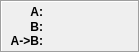
<?xml version="1.0" encoding="UTF-8"?>
<ui version="4.0">
 <class>FirstInfoDomainView</class>
 <widget class="QWidget" name="FirstInfoDomainView">
  <property name="geometry">
   <rect>
    <x>0</x>
    <y>0</y>
    <width>140</width>
    <height>53</height>
   </rect>
  </property>
  <property name="windowTitle">
   <string>Form</string>
  </property>
  <widget class="QFrame" name="frame">
   <property name="geometry">
    <rect>
     <x>0</x>
     <y>0</y>
     <width>140</width>
     <height>53</height>
    </rect>
   </property>
   <property name="minimumSize">
    <size>
     <width>140</width>
     <height>0</height>
    </size>
   </property>
   <property name="maximumSize">
    <size>
     <width>140</width>
     <height>16777215</height>
    </size>
   </property>
   <property name="frameShape">
    <enum>QFrame::Box</enum>
   </property>
   <property name="frameShadow">
    <enum>QFrame::Sunken</enum>
   </property>
   <layout class="QHBoxLayout" name="horizontalLayout_5" stretch="1,2">
    <property name="spacing">
     <number>0</number>
    </property>
    <property name="leftMargin">
     <number>3</number>
    </property>
    <property name="topMargin">
     <number>0</number>
    </property>
    <property name="rightMargin">
     <number>0</number>
    </property>
    <property name="bottomMargin">
     <number>0</number>
    </property>
    <item>
     <layout class="QVBoxLayout" name="verticalLayout_6" stretch="0,0,0">
      <property name="spacing">
       <number>0</number>
      </property>
      <property name="leftMargin">
       <number>3</number>
      </property>
      <property name="topMargin">
       <number>3</number>
      </property>
      <property name="rightMargin">
       <number>3</number>
      </property>
      <property name="bottomMargin">
       <number>3</number>
      </property>
      <item>
       <widget class="QLabel" name="label">
        <property name="maximumSize">
         <size>
          <width>35</width>
          <height>15</height>
         </size>
        </property>
        <property name="font">
         <font>
          <weight>75</weight>
          <bold>true</bold>
         </font>
        </property>
        <property name="styleSheet">
         <string notr="true">border: none;</string>
        </property>
        <property name="text">
         <string>A:</string>
        </property>
        <property name="scaledContents">
         <bool>false</bool>
        </property>
        <property name="alignment">
         <set>Qt::AlignRight|Qt::AlignTrailing|Qt::AlignVCenter</set>
        </property>
       </widget>
      </item>
      <item>
       <widget class="QLabel" name="label_2">
        <property name="maximumSize">
         <size>
          <width>35</width>
          <height>15</height>
         </size>
        </property>
        <property name="font">
         <font>
          <weight>75</weight>
          <bold>true</bold>
         </font>
        </property>
        <property name="styleSheet">
         <string notr="true">border: none;</string>
        </property>
        <property name="text">
         <string>B:</string>
        </property>
        <property name="scaledContents">
         <bool>false</bool>
        </property>
        <property name="alignment">
         <set>Qt::AlignRight|Qt::AlignTrailing|Qt::AlignVCenter</set>
        </property>
       </widget>
      </item>
      <item>
       <widget class="QLabel" name="label_3">
        <property name="maximumSize">
         <size>
          <width>35</width>
          <height>15</height>
         </size>
        </property>
        <property name="font">
         <font>
          <weight>75</weight>
          <bold>true</bold>
         </font>
        </property>
        <property name="styleSheet">
         <string notr="true">border: none;</string>
        </property>
        <property name="text">
         <string>A-&gt;B:</string>
        </property>
        <property name="scaledContents">
         <bool>false</bool>
        </property>
        <property name="alignment">
         <set>Qt::AlignRight|Qt::AlignTrailing|Qt::AlignVCenter</set>
        </property>
       </widget>
      </item>
     </layout>
    </item>
    <item>
     <layout class="QVBoxLayout" name="verticalLayout_12">
      <property name="spacing">
       <number>0</number>
      </property>
      <property name="leftMargin">
       <number>3</number>
      </property>
      <property name="topMargin">
       <number>3</number>
      </property>
      <property name="rightMargin">
       <number>3</number>
      </property>
      <property name="bottomMargin">
       <number>3</number>
      </property>
      <item>
       <widget class="QLabel" name="pointA">
        <property name="maximumSize">
         <size>
          <width>16777215</width>
          <height>15</height>
         </size>
        </property>
        <property name="font">
         <font>
          <weight>75</weight>
          <bold>true</bold>
         </font>
        </property>
        <property name="styleSheet">
         <string notr="true">border: none;</string>
        </property>
        <property name="text">
         <string/>
        </property>
        <property name="scaledContents">
         <bool>false</bool>
        </property>
       </widget>
      </item>
      <item>
       <widget class="QLabel" name="pointB">
        <property name="maximumSize">
         <size>
          <width>16777215</width>
          <height>15</height>
         </size>
        </property>
        <property name="font">
         <font>
          <weight>75</weight>
          <bold>true</bold>
         </font>
        </property>
        <property name="styleSheet">
         <string notr="true">border: none;</string>
        </property>
        <property name="text">
         <string/>
        </property>
        <property name="scaledContents">
         <bool>false</bool>
        </property>
       </widget>
      </item>
      <item>
       <widget class="QLabel" name="distAB">
        <property name="maximumSize">
         <size>
          <width>16777215</width>
          <height>15</height>
         </size>
        </property>
        <property name="font">
         <font>
          <weight>75</weight>
          <bold>true</bold>
         </font>
        </property>
        <property name="styleSheet">
         <string notr="true">border: none;</string>
        </property>
        <property name="text">
         <string/>
        </property>
        <property name="scaledContents">
         <bool>false</bool>
        </property>
       </widget>
      </item>
     </layout>
    </item>
   </layout>
  </widget>
 </widget>
 <resources/>
 <connections/>
</ui>
